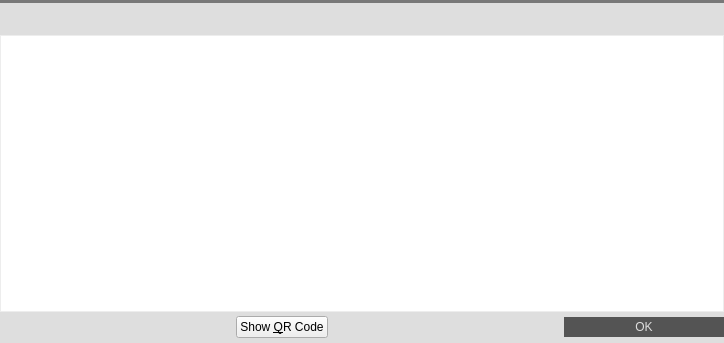
<?xml version="1.0" encoding="UTF-8"?>
<ui version="4.0">
 <class>AddressBookPage</class>
 <widget class="QWidget" name="AddressBookPage">
  <property name="geometry">
   <rect>
    <x>0</x>
    <y>0</y>
    <width>724</width>
    <height>343</height>
   </rect>
  </property>
  <property name="palette">
   <palette>
    <active>
     <colorrole role="Button">
      <brush brushstyle="SolidPattern">
       <color alpha="255">
        <red>233</red>
        <green>217</green>
        <blue>216</blue>
       </color>
      </brush>
     </colorrole>
     <colorrole role="Base">
      <brush brushstyle="SolidPattern">
       <color alpha="255">
        <red>233</red>
        <green>217</green>
        <blue>216</blue>
       </color>
      </brush>
     </colorrole>
     <colorrole role="Window">
      <brush brushstyle="SolidPattern">
       <color alpha="255">
        <red>233</red>
        <green>217</green>
        <blue>216</blue>
       </color>
      </brush>
     </colorrole>
     <colorrole role="Highlight">
      <brush brushstyle="SolidPattern">
       <color alpha="255">
        <red>235</red>
        <green>235</green>
        <blue>235</blue>
       </color>
      </brush>
     </colorrole>
     <colorrole role="HighlightedText">
      <brush brushstyle="SolidPattern">
       <color alpha="255">
        <red>171</red>
        <green>127</green>
        <blue>130</blue>
       </color>
      </brush>
     </colorrole>
    </active>
    <inactive>
     <colorrole role="Button">
      <brush brushstyle="SolidPattern">
       <color alpha="255">
        <red>233</red>
        <green>217</green>
        <blue>216</blue>
       </color>
      </brush>
     </colorrole>
     <colorrole role="Base">
      <brush brushstyle="SolidPattern">
       <color alpha="255">
        <red>233</red>
        <green>217</green>
        <blue>216</blue>
       </color>
      </brush>
     </colorrole>
     <colorrole role="Window">
      <brush brushstyle="SolidPattern">
       <color alpha="255">
        <red>233</red>
        <green>217</green>
        <blue>216</blue>
       </color>
      </brush>
     </colorrole>
     <colorrole role="Highlight">
      <brush brushstyle="SolidPattern">
       <color alpha="255">
        <red>235</red>
        <green>235</green>
        <blue>235</blue>
       </color>
      </brush>
     </colorrole>
     <colorrole role="HighlightedText">
      <brush brushstyle="SolidPattern">
       <color alpha="255">
        <red>171</red>
        <green>127</green>
        <blue>130</blue>
       </color>
      </brush>
     </colorrole>
    </inactive>
    <disabled>
     <colorrole role="Button">
      <brush brushstyle="SolidPattern">
       <color alpha="255">
        <red>233</red>
        <green>217</green>
        <blue>216</blue>
       </color>
      </brush>
     </colorrole>
     <colorrole role="Base">
      <brush brushstyle="SolidPattern">
       <color alpha="255">
        <red>233</red>
        <green>217</green>
        <blue>216</blue>
       </color>
      </brush>
     </colorrole>
     <colorrole role="Window">
      <brush brushstyle="SolidPattern">
       <color alpha="255">
        <red>233</red>
        <green>217</green>
        <blue>216</blue>
       </color>
      </brush>
     </colorrole>
     <colorrole role="Highlight">
      <brush brushstyle="SolidPattern">
       <color alpha="255">
        <red>240</red>
        <green>240</green>
        <blue>240</blue>
       </color>
      </brush>
     </colorrole>
     <colorrole role="HighlightedText">
      <brush brushstyle="SolidPattern">
       <color alpha="255">
        <red>171</red>
        <green>127</green>
        <blue>130</blue>
       </color>
      </brush>
     </colorrole>
    </disabled>
   </palette>
  </property>
  <property name="windowTitle">
   <string>Address Book</string>
  </property>
  <property name="styleSheet">
   <string notr="true">#AddressBookPage {
	background-color: #DEDEDE;
 }</string>
  </property>
  <layout class="QVBoxLayout" name="verticalLayout">
   <property name="spacing">
    <number>0</number>
   </property>
   <property name="margin">
    <number>0</number>
   </property>
   <item>
    <widget class="Line" name="line_6">
     <property name="styleSheet">
      <string notr="true">background-color: #787878;</string>
     </property>
     <property name="frameShadow">
      <enum>QFrame::Raised</enum>
     </property>
     <property name="lineWidth">
      <number>0</number>
     </property>
     <property name="orientation">
      <enum>Qt::Horizontal</enum>
     </property>
    </widget>
   </item>
   <item>
    <widget class="QWidget" name="wAddressBookHeader" native="true">
     <property name="minimumSize">
      <size>
       <width>0</width>
       <height>32</height>
      </size>
     </property>
     <property name="maximumSize">
      <size>
       <width>16777215</width>
       <height>32</height>
      </size>
     </property>
     <property name="is_header" stdset="0">
      <bool>true</bool>
     </property>
     <layout class="QHBoxLayout" name="horizontalLayout_13">
      <property name="margin">
       <number>0</number>
      </property>
      <item>
       <spacer name="horizontalSpacer_17">
        <property name="orientation">
         <enum>Qt::Horizontal</enum>
        </property>
        <property name="sizeType">
         <enum>QSizePolicy::Fixed</enum>
        </property>
        <property name="sizeHint" stdset="0">
         <size>
          <width>3</width>
          <height>20</height>
         </size>
        </property>
       </spacer>
      </item>
      <item>
       <widget class="QLabel" name="label_25">
        <property name="sizePolicy">
         <sizepolicy hsizetype="Preferred" vsizetype="Preferred">
          <horstretch>0</horstretch>
          <verstretch>0</verstretch>
         </sizepolicy>
        </property>
        <property name="minimumSize">
         <size>
          <width>30</width>
          <height>30</height>
         </size>
        </property>
        <property name="maximumSize">
         <size>
          <width>30</width>
          <height>30</height>
         </size>
        </property>
        <property name="text">
         <string/>
        </property>
        <property name="pixmap">
         <pixmap resource="../res.qrc">:/res/address_book.png</pixmap>
        </property>
       </widget>
      </item>
      <item>
       <widget class="QLabel" name="label_25_1">
        <property name="sizePolicy">
         <sizepolicy hsizetype="Preferred" vsizetype="Preferred">
          <horstretch>0</horstretch>
          <verstretch>0</verstretch>
         </sizepolicy>
        </property>
        <property name="minimumSize">
         <size>
          <width>30</width>
          <height>30</height>
         </size>
        </property>
        <property name="maximumSize">
         <size>
          <width>30</width>
          <height>30</height>
         </size>
        </property>
        <property name="text">
         <string/>
        </property>
        <property name="pixmap">
         <pixmap resource="../res.qrc">:/res/download.png</pixmap>
        </property>
       </widget>
      </item>
      <item>
       <widget class="QLabel" name="label_27">
        <property name="font">
         <font>
          <pointsize>11</pointsize>
          <stylestrategy>PreferAntialias</stylestrategy>
         </font>
        </property>
        <property name="styleSheet">
         <string notr="true">QLabel {
	color: #DEDEDE;
}</string>
        </property>
        <property name="text">
         <string>Address Book</string>
        </property>
       </widget>
      </item>
      <item>
       <widget class="QPushButton" name="bClose">
        <property name="minimumSize">
         <size>
          <width>30</width>
          <height>30</height>
         </size>
        </property>
        <property name="maximumSize">
         <size>
          <width>30</width>
          <height>30</height>
         </size>
        </property>
        <property name="styleSheet">
         <string notr="true">QPushButton {	
	image: url(:/res/close_normal.png);
	border: 0px solid gray;
}
QPushButton:pressed:flat {
	image: url(:/res/close_normal.png);
}

QPushButton:hover {
	image: url(:/res/close_hover.png);
}</string>
        </property>
        <property name="text">
         <string notr="true"/>
        </property>
        <property name="flat">
         <bool>true</bool>
        </property>
       </widget>
      </item>
     </layout>
    </widget>
   </item>
   <item>
    <widget class="QTableView" name="tableView">
     <property name="contextMenuPolicy">
      <enum>Qt::CustomContextMenu</enum>
     </property>
     <property name="toolTip">
      <string>Double-click to edit address or label</string>
     </property>
     <property name="styleSheet">
      <string notr="true"> QScrollBar:vertical {
     border: 0px solid grey;
     background: white;
     width: 9px;
     margin: 24px 0px 0 0px;
 }
 QScrollBar::handle:vertical {
     background: #787878;
     min-width: 20px;
 }
QScrollBar::sub-line:vertical {
	height: 0px;
    width: 0px;
}

QHeaderView {
	background-color: #DEDEDE;
	font-size: 10;
	text-align:left;
}
QHeaderView::section {
    background-color: #DEDEDE;
    color: #424242;
    padding-left: 5px;
    border: 0px solid #6c6c6c;
	text-align:left;
}

/* style the sort indicator */
QHeaderView::down-arrow {
    image: url(down_arrow.png);
}

QHeaderView::up-arrow {
    image: url(up_arrow.png);
}

QTableView {
	border: 1px solid #ededed;
	selection-background-color: #ebebeb;
	selection-color: rgb(120, 120, 120);
}</string>
     </property>
     <property name="frameShape">
      <enum>QFrame::NoFrame</enum>
     </property>
     <property name="horizontalScrollBarPolicy">
      <enum>Qt::ScrollBarAlwaysOff</enum>
     </property>
     <property name="editTriggers">
      <set>QAbstractItemView::AnyKeyPressed|QAbstractItemView::DoubleClicked|QAbstractItemView::EditKeyPressed</set>
     </property>
     <property name="tabKeyNavigation">
      <bool>false</bool>
     </property>
     <property name="alternatingRowColors">
      <bool>true</bool>
     </property>
     <property name="selectionMode">
      <enum>QAbstractItemView::SingleSelection</enum>
     </property>
     <property name="selectionBehavior">
      <enum>QAbstractItemView::SelectRows</enum>
     </property>
     <property name="showGrid">
      <bool>false</bool>
     </property>
     <attribute name="verticalHeaderVisible">
      <bool>false</bool>
     </attribute>
     <attribute name="verticalHeaderDefaultSectionSize">
      <number>20</number>
     </attribute>
     <attribute name="verticalHeaderMinimumSectionSize">
      <number>20</number>
     </attribute>
    </widget>
   </item>
   <item>
    <layout class="QHBoxLayout" name="horizontalLayout_14">
     <item>
      <spacer name="horizontalSpacer_18">
       <property name="orientation">
        <enum>Qt::Horizontal</enum>
       </property>
       <property name="sizeHint" stdset="0">
        <size>
         <width>40</width>
         <height>20</height>
        </size>
       </property>
      </spacer>
     </item>
     <item>
      <widget class="QPushButton" name="newAddressButton">
       <property name="minimumSize">
        <size>
         <width>31</width>
         <height>31</height>
        </size>
       </property>
       <property name="maximumSize">
        <size>
         <width>31</width>
         <height>31</height>
        </size>
       </property>
       <property name="styleSheet">
        <string notr="true">QPushButton {
	border: 0px solid gray;
	image: url(:/res/add_contact/normal.png);
}

QPushButton:pressed:flat {
	image: url(:/res/add_contact/pressed.png);
}

QPushButton:hover {
	image: url(:/res/add_contact/hover.png);
}

QPushButton:!enabled {
	image: url(:/res/add_contact/disabled.png);
}</string>
       </property>
       <property name="text">
        <string/>
       </property>
       <property name="flat">
        <bool>true</bool>
       </property>
      </widget>
     </item>
     <item>
      <widget class="QPushButton" name="copyToClipboard">
       <property name="minimumSize">
        <size>
         <width>31</width>
         <height>31</height>
        </size>
       </property>
       <property name="maximumSize">
        <size>
         <width>31</width>
         <height>31</height>
        </size>
       </property>
       <property name="styleSheet">
        <string notr="true">QPushButton {
	border: 0px solid gray;
	image: url(:/res/duplicate_contact/normal.png);
}

QPushButton:pressed:flat {
	image: url(:/res/duplicate_contact/click.png);
}

QPushButton:hover {
	image: url(:/res/duplicate_contact/hover.png);
}

QPushButton:!enabled {
	image: url(:/res/duplicate_contact/disabled.png);
}</string>
       </property>
       <property name="text">
        <string/>
       </property>
       <property name="flat">
        <bool>true</bool>
       </property>
      </widget>
     </item>
     <item>
      <widget class="QPushButton" name="editButton">
       <property name="minimumSize">
        <size>
         <width>31</width>
         <height>31</height>
        </size>
       </property>
       <property name="maximumSize">
        <size>
         <width>31</width>
         <height>31</height>
        </size>
       </property>
       <property name="styleSheet">
        <string notr="true">QPushButton {
	border: 0px solid gray;
	image: url(:/res/edit_contact/edit_contact_normal.png);
}

QPushButton:pressed:flat {
	image: url(:/res/edit_contact/edit_contact_pressed.png);
}

QPushButton:hover {
	image: url(:/res/edit_contact/edit_contact_hover.png);
}

QPushButton:!enabled {
	image: url(:/res/edit_contact/edit_contact_disabled.png);
}</string>
       </property>
       <property name="text">
        <string/>
       </property>
       <property name="flat">
        <bool>true</bool>
       </property>
      </widget>
     </item>
     <item>
      <widget class="QPushButton" name="showQRCode">
       <property name="text">
        <string>Show &amp;QR Code</string>
       </property>
       <property name="icon">
        <iconset resource="../titanium.qrc">
         <normaloff>:/icons/qrcode</normaloff>:/icons/qrcode</iconset>
       </property>
      </widget>
     </item>
     <item>
      <widget class="QPushButton" name="signMessage">
       <property name="enabled">
        <bool>true</bool>
       </property>
       <property name="minimumSize">
        <size>
         <width>31</width>
         <height>31</height>
        </size>
       </property>
       <property name="maximumSize">
        <size>
         <width>31</width>
         <height>31</height>
        </size>
       </property>
       <property name="styleSheet">
        <string notr="true">QPushButton {
	border: 0px solid gray;
	image: url(:/res/sign/normal.png);
}

QPushButton:pressed:flat {
	image: url(:/res/sign/pressed.png);
}

QPushButton:hover {
	image: url(:/res/sign/hover.png);
}

QPushButton:!enabled {
	image: url(:/res/sign/disabled.png);
}</string>
       </property>
       <property name="text">
        <string/>
       </property>
       <property name="flat">
        <bool>true</bool>
       </property>
      </widget>
     </item>
     <item>
      <widget class="QPushButton" name="verifyMessage">
       <property name="enabled">
        <bool>true</bool>
       </property>
       <property name="minimumSize">
        <size>
         <width>31</width>
         <height>31</height>
        </size>
       </property>
       <property name="maximumSize">
        <size>
         <width>31</width>
         <height>31</height>
        </size>
       </property>
       <property name="styleSheet">
        <string notr="true">QPushButton {
	border: 0px solid gray;
	image: url(:/res/verify/verify_normal.png);
}

QPushButton:pressed:flat {
	image: url(:/res/verify/verify_pressed.png);
}

QPushButton:hover {
	image: url(:/res/verify/verify_hover.png);
}

QPushButton:!enabled {
	image: url(:/res/verify/verify_disabled.png);
}</string>
       </property>
       <property name="text">
        <string/>
       </property>
       <property name="flat">
        <bool>true</bool>
       </property>
      </widget>
     </item>
     <item>
      <widget class="QPushButton" name="deleteButton">
       <property name="minimumSize">
        <size>
         <width>31</width>
         <height>31</height>
        </size>
       </property>
       <property name="maximumSize">
        <size>
         <width>31</width>
         <height>31</height>
        </size>
       </property>
       <property name="styleSheet">
        <string notr="true">QPushButton {
	border: 0px solid gray;
	image: url(:/res/del_contact/delete_contact_normal.png);
}

QPushButton:pressed:flat {
	image: url(:/res/del_contact/delete_contact_pressed.png);
}

QPushButton:hover {
	image: url(:/res/del_contact/delete_contact_hover.png);
}

QPushButton:!enabled {
	image: url(:/res/del_contact/delete_contact_disabled.png);
}</string>
       </property>
       <property name="text">
        <string/>
       </property>
       <property name="flat">
        <bool>true</bool>
       </property>
      </widget>
     </item>
     <item>
      <spacer name="horizontalSpacer_19">
       <property name="orientation">
        <enum>Qt::Horizontal</enum>
       </property>
       <property name="sizeHint" stdset="0">
        <size>
         <width>40</width>
         <height>20</height>
        </size>
       </property>
      </spacer>
     </item>
     <item>
      <widget class="QDialogButtonBox" name="buttonBox">
       <property name="sizePolicy">
        <sizepolicy hsizetype="Maximum" vsizetype="Fixed">
         <horstretch>0</horstretch>
         <verstretch>0</verstretch>
        </sizepolicy>
       </property>
       <property name="styleSheet">
        <string notr="true">QPushButton {
	background-color: #545454;
	color: #DEDEDE;
	border: 0px solid gray;
	max-height: 20px;
	min-height: 20px;
	max-width: 160px;
	min-width: 160px;
}

QPushButton:hover {
	background-color: #6E6E6E;
}

QPushButton:pressed:flat {
	background-color: #424242;
}</string>
       </property>
       <property name="standardButtons">
        <set>QDialogButtonBox::Ok</set>
       </property>
      </widget>
     </item>
    </layout>
   </item>
  </layout>
 </widget>
 <resources>
  <include location="../titanium.qrc"/>
  <include location="../res.qrc"/>
 </resources>
 <connections>
  <connection>
   <sender>bClose</sender>
   <signal>clicked()</signal>
   <receiver>AddressBookPage</receiver>
   <slot>close()</slot>
   <hints>
    <hint type="sourcelabel">
     <x>870</x>
     <y>33</y>
    </hint>
    <hint type="destinationlabel">
     <x>447</x>
     <y>189</y>
    </hint>
   </hints>
  </connection>
 </connections>
</ui>
